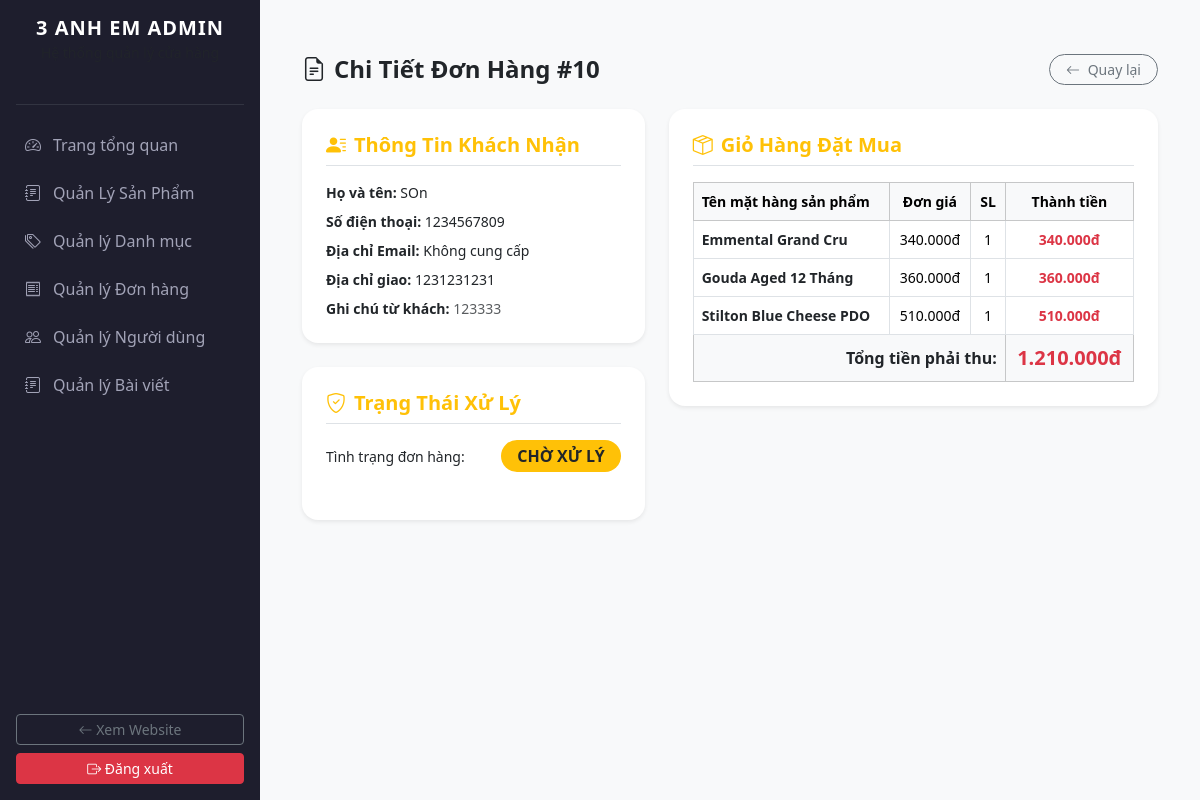
The app's page /phomai3anhem/admin/orders-detail.php?id=10 (signed in) with its own data.
### tables this page shows
CREATE TABLE `orders` (
  `id` int(11) NOT NULL,
  `user_id` int(11) DEFAULT NULL,
  `full_name` varchar(255) NOT NULL,
  `email` varchar(255) NOT NULL,
  `phone` varchar(20) NOT NULL,
  `address` text NOT NULL,
  `note` text DEFAULT NULL,
  `total_money` int(11) NOT NULL,
  `status` varchar(50) DEFAULT 'pending',
  `created_at` timestamp NOT NULL DEFAULT current_timestamp()
);

CREATE TABLE `order_details` (
  `id` int(11) NOT NULL,
  `order_id` int(11) NOT NULL,
  `product_id` int(11) NOT NULL,
  `price` int(11) NOT NULL,
  `quantity` int(11) NOT NULL
);

CREATE TABLE `products` (
  `id` int(10) UNSIGNED NOT NULL,
  `category_id` int(10) UNSIGNED NOT NULL,
  `name` varchar(200) NOT NULL,
  `slug` varchar(220) NOT NULL,
  `description` text DEFAULT NULL,
  `short_desc` varchar(300) DEFAULT NULL,
  `price` decimal(12,0) NOT NULL,
  `original_price` decimal(12,0) DEFAULT NULL,
  `stock` int(10) UNSIGNED NOT NULL DEFAULT 0,
  `weight_gram` int(10) UNSIGNED DEFAULT NULL,
  `origin` varchar(100) DEFAULT NULL,
  `image` varchar(255) DEFAULT NULL,
  `is_featured` tinyint(1) NOT NULL DEFAULT 0,
  `is_active` tinyint(1) NOT NULL DEFAULT 1,
  `created_at` datetime NOT NULL DEFAULT current_timestamp(),
  `updated_at` datetime NOT NULL DEFAULT current_timestamp() ON UPDATE current_timestamp()
);

### phomai3anhem/admin/orders-detail.php (the view, shortened to what this page needs)
<?php
include_once '../config/db.php';
include_once 'includes/header.php';
$order_id = isset($_GET['id']) ? (int)$_GET['id'] : 0;
$stmt_order = $pdo->prepare("SELECT * FROM orders WHERE id = ?");
$stmt_order->execute([$order_id]);
$order = $stmt_order->fetch();
$sql_items = "SELECT od.*, p.name AS product_name
              FROM order_details od
              LEFT JOIN products p ON od.product_id = p.id
              WHERE od.order_id = ?";
$stmt_items = $pdo->prepare($sql_items);
$stmt_items->execute([$order_id]);
$items = $stmt_items->fetchAll();
?>
<div class="container my-4">
    <div class="d-flex justify-content-between align-items-center mb-4">
        <h4 class="fw-bold m-0 text-dark"><i class="bi bi-file-earmark-text me-2"></i>Chi Tiết Đơn Hàng #<?php echo $order['id']; ?></h4>
        <a href="orders.php" class="btn btn-outline-secondary btn-sm px-3 rounded-pill small"><i class="bi bi-arrow-left me-1"></i> Quay lại</a>
    </div>
    <div class="row g-4">
        <div class="col-md-5">
            <div class="card admin-card bg-white border-0 shadow-sm rounded-4 p-4 mb-4">
                <h5 class="fw-bold mb-3 border-bottom pb-2 text-warning"><i class="bi bi-person-lines-fill me-2"></i>Thông Tin Khách Nhận</h5>
                <div class="mb-2 small"><strong>Họ và tên:</strong> <?php echo htmlspecialchars($order['full_name']); ?></div>
                <div class="mb-2 small"><strong>Số điện thoại:</strong> <?php echo htmlspecialchars($order['phone']); ?></div>
                <div class="mb-2 small"><strong>Địa chỉ Email:</strong> <?php echo htmlspecialchars($order['email'] ?: 'Không cung cấp'); ?></div>
                <div class="mb-2 small"><strong>Địa chỉ giao:</strong> <?php echo htmlspecialchars($order['address']); ?></div>
                <div class="mb-0 small"><strong>Ghi chú từ khách:</strong> <span class="text-muted"><?php echo htmlspecialchars($order['note'] ?: 'Không có ghi chú.'); ?></span></div>
            </div>
            <div class="card admin-card bg-white border-0 shadow-sm rounded-4 p-4">
                <h5 class="fw-bold mb-3 border-bottom pb-2 text-warning"><i class="bi bi-shield-check me-2"></i>Trạng Thái Xử Lý</h5>
                <div class="d-flex align-items-center justify-content-between mb-4">
                    <span class="small">Tình trạng đơn hàng:</span>
                    <span class="badge py-2 px-3 rounded-pill fs-6 <?php
                        echo $order['status'] == 'pending' ? 'bg-warning text-dark' :
                            ($order['status'] == 'shipping' ? 'bg-info text-white' :
                            ($order['status'] == 'completed' ? 'bg-success text-white' : 'bg-danger text-white'));
                    ?>">
                        <?php
                            if($order['status'] == 'pending') echo "CHỜ XỬ LÝ";
                            elseif($order['status'] == 'shipping') echo "ĐANG GIAO HÀNG";
                            elseif($order['status'] == 'completed') echo "THÀNH CÔNG";
                            else echo "ĐÃ HỦY ĐƠN";
                        ?>
                    </span>
                </div>
            </div>
        </div>
        <div class="col-md-7">
            <div class="card admin-card bg-white border-0 shadow-sm rounded-4 p-4">
                <h5 class="fw-bold mb-3 border-bottom pb-2 text-warning"><i class="bi bi-box-seam me-2"></i>Giỏ Hàng Đặt Mua</h5>
                <div class="table-responsive">
                    <table class="table table-bordered align-middle text-center m-0 small">
                        <thead class="table-light text-secondary">
                            <tr>
                                <th class="text-start">Tên mặt hàng sản phẩm</th>
                                <th>Đơn giá</th>
                                <th>SL</th>
                                <th>Thành tiền</th>
                            </tr>
                        </thead>
                        <tbody>
                            <?php
                            foreach($items as $item):
                                $subtotal = $item['price'] * $item['quantity'];
                            ?>
                            <tr>
                                <td class="text-start fw-bold text-dark"><?php echo htmlspecialchars($item['product_name'] ?? 'Sản phẩm đã bị xóa khỏi hệ thống'); ?></td>
                                <td><?php echo number_format($item['price'], 0, ',', '.'); ?>đ</td>
                                <td><?php echo $item['quantity']; ?></td>
                                <td class="text-danger fw-bold"><?php echo number_format($subtotal, 0, ',', '.'); ?>đ</td>
                            </tr>
                            <?php endforeach; ?>
                            <tr class="table-light fs-6">
                                <td colspan="3" class="text-end fw-bold text-dark">Tổng tiền phải thu:</td>
                                <td class="text-danger fw-bold fs-5"><?php echo number_format($order['total_money'], 0, ',', '.'); ?>đ</td>
                            </tr>
                        </tbody>
                    </table>
                </div>
            </div>
        </div>
    </div>
</div>
<?php include_once 'includes/footer.php'; ?>

### phomai3anhem/assets/css/style.css (style rules this page uses)
:root { --primary-gold: #E5A93B; --bg-cream: #FDFBF7; --text-charcoal: #2C2C2C; --glass-bg: rgba(255, 255, 255, 0.7); --glass-border: rgba(255, 255, 255, 0.4); --glass-blur: blur(12px); }
body { background-color: var(--bg-cream); color: var(--text-charcoal); font-family: 'Segoe UI', Tahoma, Geneva, Verdana, sans-serif; overflow-x: hidden; }

### phomai3anhem/admin/includes/header.php (style rules this page uses)
:root { --sidebar-width: 260px; --gold-color: #cca43b; }
body { background-color: #f8f9fa; font-family: 'Segoe UI', system-ui, sans-serif; }
.admin-card { border: none; border-radius: 12px; box-shadow: 0 4px 12px rgba(0,0,0,0.05); }

### records on screen
orders: id "10", full_name "SOn", phone "1234567809", email "Không cung cấp", address "1231231231", note "123333", total_money "1.210.000"
order_details: product.name "Emmental Grand Cru", price "340.000", quantity "1", subtotal "340.000"
order_details: product.name "Gouda Aged 12 Tháng", price "360.000", quantity "1", subtotal "360.000"
order_details: product.name "Stilton Blue Cheese PDO", price "510.000", quantity "1", subtotal "510.000"
